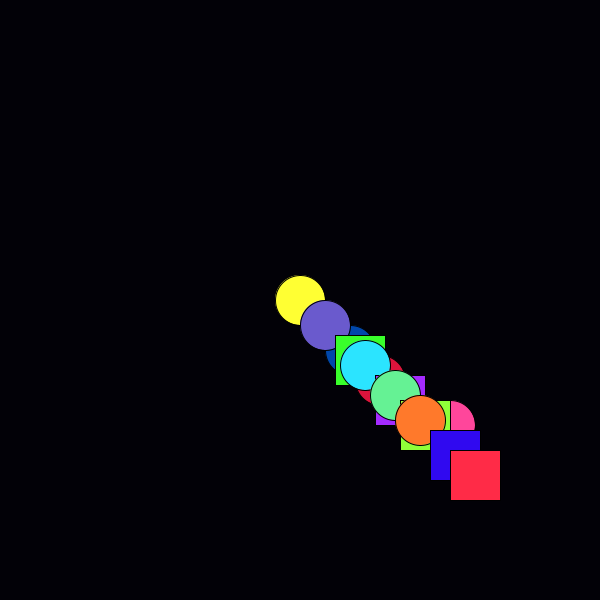
Frame 1 (no input)
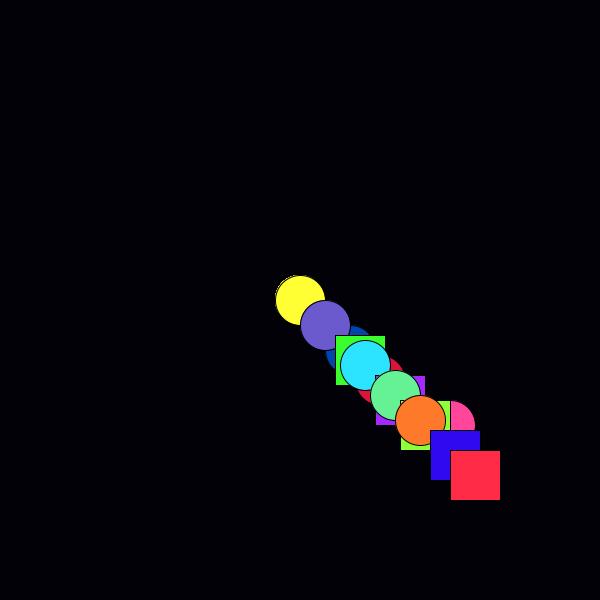
Frame 60 (the mouse pressed at the canvas centre just before this capture)
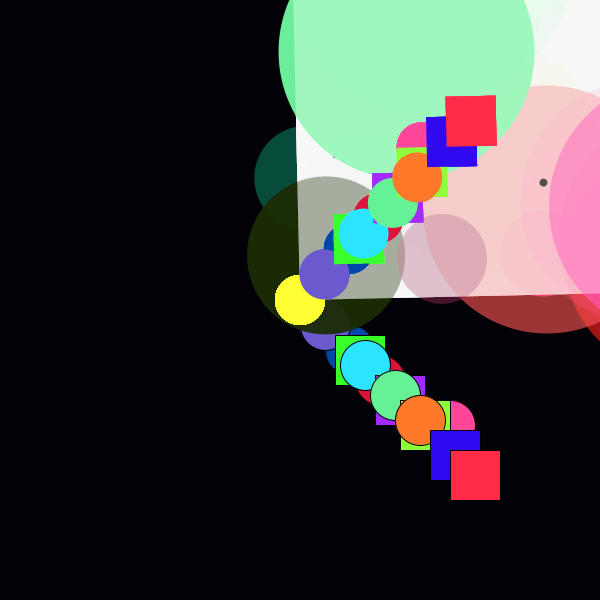
Frame 120 (the mouse held since frame 60 and released just before this capture)

The Processing sketch that drew these frames (run headless with seeded random() and noise(); from frame 60 on, the mouse is pressed at the canvas centre):

// Processing sketch: processing_92136
// ── processing_92136.pde


 
int var1;
int var2;
int int1;
int int2;


void setup() {
  size(600,600);
  background(2,1,7);
  frameRate(10);
}
void draw()
{
  
  smooth(10);
  pushMatrix();
  translate(300,300);
  rotate(mouseY);
  scale(1);
  
if (mousePressed){
noStroke();
  int var1 = (int) (random(width));
  int var2 = (int) (random(height));
  int int1 = (int) (random(width/2));
  int int2 = (int) (random(height/3));
  int opac = (int) (random(255));
  fill(var2,var1,int2,opac);
  ellipse(var1,var2,int1,int1);
  fill(0,0,0);
  ellipse(var2,var1,opac/30,opac/30);
  fill(255,255,255,15); // the opacity @x makes a disappearing background
  rect(0,0,width,height);
}
  
  fill(255,255,51);
  ellipse(0,0,50,50);
  fill(600, 70, 155);
  ellipse(150,125,50,50);
  fill(0,71,171);
  ellipse(50,50,50,50);
  fill(137,207,240);
  ellipse(60, 60, 50,50);
  fill(106,90,205);
  ellipse(25,25,50,50);
  fill(57,255,43);
  rect(35,35,50,50);
  fill(220,20,60);
  ellipse(80,80,50,50);
  fill(43,228,255);
  ellipse(65,65,50,50);
  fill(164,43,255);
  rect(75,75,50,50);
  fill(101,242,148);
  ellipse(95,95,50,50);
  fill(143,255,57);
  rect(100,100,50,50);
  fill(255,121,43);
  ellipse(120,120,50,50);
  fill(48,9,240);
  rect(130,130,50,50);
  fill(255,43,71);
  rect(150,150,50,50);
     popMatrix();
}
